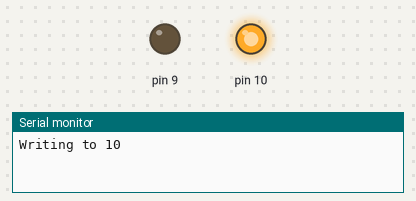
Simulated run of this sketch. Board: Arduino Uno, built with avr-gcc and run on an emulated ATmega328P. Shown: output pins drawn as LEDs (lit = HIGH), the last lines printed to the serial monitor.

Above: at 2.5 s.
At 12.5 s:
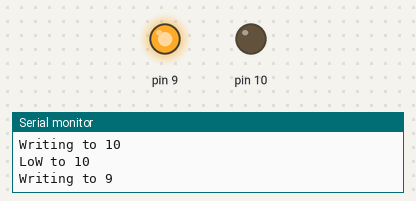
At 17.5 s:
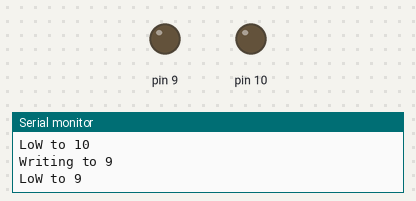
Timing chart, 0 to 26.0 s (numbered marks = the images above):
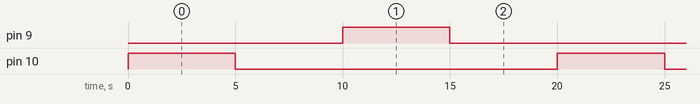

The sketch:

SendDigitalValues.ino
```cpp
void setup() {
  // put your setup code here, to run once:
  Serial.begin(9600);
  pinMode(9, OUTPUT);
  pinMode(10, OUTPUT);
}

void loop() {
  // put your main code here, to run repeatedly:
  Serial.println(F("Writing to 10"));
  digitalWrite(10, HIGH);
  delay(5000);
  Serial.println(F("LoW to 10"));
  digitalWrite(10, LOW);
  delay(5000);
  Serial.println(F("Writing to 9"));
  digitalWrite(9, HIGH);
  delay(5000);
  Serial.println(F("LoW to 9"));
  digitalWrite(9, LOW);
  delay(5000);
}
```

Measured:
- by itself, pin 9, pin 10: alternates HIGH for 5.0 s and LOW for 15.0 s
- by itself, everything shown: repeats every 20.0 s, in 4 steps
